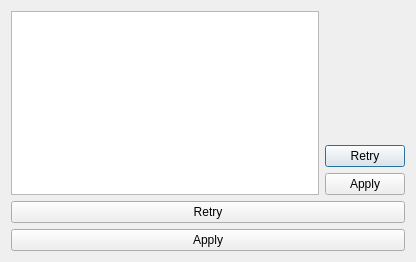
<?xml version="1.0" encoding="UTF-8"?>
<ui version="4.0">
 <class>AlarmSndPick</class>
 <widget class="QDialog" name="AlarmSndPick">
  <property name="geometry">
   <rect>
    <x>0</x>
    <y>0</y>
    <width>416</width>
    <height>262</height>
   </rect>
  </property>
  <property name="windowTitle">
   <string>Dialog</string>
  </property>
  <layout class="QGridLayout" name="gridLayout">
   <item row="1" column="1">
    <widget class="QDialogButtonBox" name="moreButton_landscape">
     <property name="sizePolicy">
      <sizepolicy hsizetype="Fixed" vsizetype="Fixed">
       <horstretch>0</horstretch>
       <verstretch>0</verstretch>
      </sizepolicy>
     </property>
     <property name="orientation">
      <enum>Qt::Vertical</enum>
     </property>
     <property name="standardButtons">
      <set>QDialogButtonBox::Apply|QDialogButtonBox::Retry</set>
     </property>
     <property name="centerButtons">
      <bool>false</bool>
     </property>
    </widget>
   </item>
   <item row="2" column="0" colspan="2">
    <widget class="QDialogButtonBox" name="moreButton_portrait">
     <property name="sizePolicy">
      <sizepolicy hsizetype="Expanding" vsizetype="Fixed">
       <horstretch>0</horstretch>
       <verstretch>0</verstretch>
      </sizepolicy>
     </property>
     <property name="orientation">
      <enum>Qt::Vertical</enum>
     </property>
     <property name="standardButtons">
      <set>QDialogButtonBox::Apply|QDialogButtonBox::Retry</set>
     </property>
    </widget>
   </item>
   <item row="0" column="0" rowspan="2">
    <widget class="QListWidget" name="listWidget"/>
   </item>
  </layout>
 </widget>
 <resources/>
 <connections/>
</ui>
